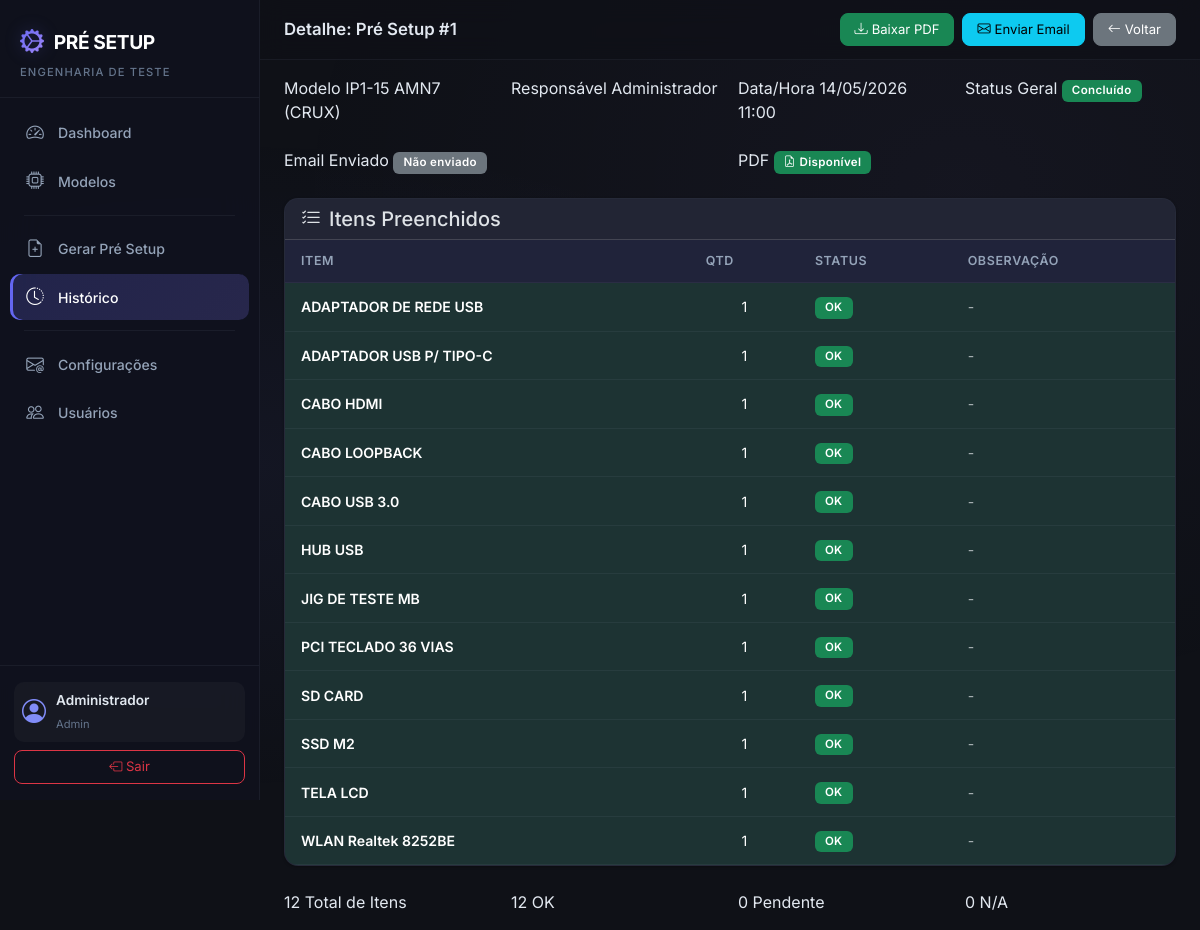
The page /setup/detail/1 (signed in) on the database its author committed.
### app/models.py (models this page shows, shortened)
class User(UserMixin, db.Model):
    __tablename__ = 'users'
    id = db.Column(db.Integer, primary_key=True)
    name = db.Column(db.String(150), nullable=False)
    username = db.Column(db.String(150), unique=True, nullable=False)
    email = db.Column(db.String(150), unique=True, nullable=True)
    password_hash = db.Column(db.String(256), nullable=False)
    profile = db.Column(db.String(50), nullable=False, default='Engenharia')  # Admin, Engenharia
    is_active_user = db.Column(db.Boolean, default=True)
    created_at = db.Column(db.DateTime, default=datetime.now)
    setups = db.relationship('PreSetup', backref='user', lazy='dynamic')
    @property
    def is_active(self):
        return self.is_active_user

class PreSetup(db.Model):
    __tablename__ = 'pre_setups'
    id = db.Column(db.Integer, primary_key=True)
    product_model_id = db.Column(db.Integer, db.ForeignKey('product_models.id'), nullable=False)
    user_id = db.Column(db.Integer, db.ForeignKey('users.id'), nullable=False)
    num_bays = db.Column(db.Integer, nullable=False, default=1)
    linha = db.Column(db.String(50), nullable=False, default='LM04')  # LM04, LM06, etc.
    generated_at = db.Column(db.DateTime, default=datetime.now)
    overall_status = db.Column(db.String(50), nullable=False)  # CONCLUÍDO, COM PENDÊNCIA
    pdf_filename = db.Column(db.String(300), nullable=True)
    email_sent = db.Column(db.Boolean, default=False)
    email_sent_at = db.Column(db.DateTime, nullable=True)
    general_observations = db.Column(db.Text, nullable=True)
    setup_items = db.relationship('PreSetupItem', backref='pre_setup', lazy='dynamic',
                                  cascade='all, delete-orphan')

class ProductModel(db.Model):
    __tablename__ = 'product_models'
    id = db.Column(db.Integer, primary_key=True)
    name = db.Column(db.String(150), unique=True, nullable=False)
    product_type = db.Column(db.String(50), nullable=False)  # Notebook, Desktop, Tiny
    station = db.Column(db.String(50), nullable=True)  # FCT, SHELL, IO
    is_active = db.Column(db.Boolean, default=True)
    created_at = db.Column(db.DateTime, default=datetime.now)
    template_items = db.relationship('TemplateItem', backref='product_model', lazy='dynamic',
                                     cascade='all, delete-orphan')
    items = db.relationship('Item', backref='product_model', lazy='dynamic',
                            cascade='all, delete-orphan')
    setups = db.relationship('PreSetup', backref='product_model', lazy='dynamic')

class PreSetupItem(db.Model):
    __tablename__ = 'pre_setup_items'
    id = db.Column(db.Integer, primary_key=True)
    pre_setup_id = db.Column(db.Integer, db.ForeignKey('pre_setups.id'), nullable=False)
    item_id = db.Column(db.Integer, db.ForeignKey('items.id'), nullable=False)
    group_area = db.Column(db.String(50), nullable=False)
    quantity = db.Column(db.Integer, nullable=False, default=1)
    status = db.Column(db.String(20), nullable=False)  # OK, PENDENTE, N/A
    observation = db.Column(db.Text, nullable=True)
    item = db.relationship('Item', backref='setup_items')

class Item(db.Model):
    __tablename__ = 'items'
    id = db.Column(db.Integer, primary_key=True)
    product_model_id = db.Column(db.Integer, db.ForeignKey('product_models.id'), nullable=True) # Temporarily nullable for migration
    name = db.Column(db.String(200), nullable=False)
    internal_code = db.Column(db.String(50), unique=False, nullable=True) # Removing unique constraint for simplicity
    category = db.Column(db.String(50), nullable=False, default='GERAL')
    description = db.Column(db.Text, nullable=True)
    image_filename = db.Column(db.String(300), nullable=True)
    quantity = db.Column(db.Integer, nullable=False, default=1)
    is_active = db.Column(db.Boolean, default=True)
    created_at = db.Column(db.DateTime, default=datetime.now)

### app/setup_requests/routes.py (the view)
@setup_bp.route('/detail/<int:setup_id>')
@login_required
def detail(setup_id):
    setup = PreSetup.query.get_or_404(setup_id)
    setup_items = PreSetupItem.query.filter_by(pre_setup_id=setup_id).all()
    total_items = len(setup_items)
    total_ok = sum(1 for i in setup_items if i.status == 'OK')
    total_pending = sum(1 for i in setup_items if i.status == 'PENDENTE')
    total_na = sum(1 for i in setup_items if i.status == 'N/A')
    return render_template('setup/detail.html',
                           setup=setup,
                           setup_items=setup_items,
                           total_items=total_items,
                           total_ok=total_ok,
                           total_pending=total_pending,
                           total_na=total_na)

### app/models.py (called while the page is built)
@login_manager.user_loader
def load_user(user_id):
    return User.query.get(int(user_id))

### app/templates/setup/detail.html (shortened to what this page needs)
{% extends "base.html" %}
{% block page_title %}Detalhe: Pré Setup #{{ setup.id }}{% endblock %}
{% block page_actions %}
{% if setup.pdf_filename %}
<a href="{{ url_for('setup_requests.download_pdf', setup_id=setup.id) }}" class="btn btn-success btn-sm">
    <i class="bi bi-download me-1"></i>Baixar PDF
</a>
{% endif %}
{% if not setup.email_sent and current_user.profile == 'Admin' %}
<form method="POST" action="{{ url_for('setup_requests.send_email', setup_id=setup.id) }}" class="d-inline">
    <button type="submit" class="btn btn-info btn-sm" onclick="return confirm('Enviar PDF por email?')">
        <i class="bi bi-envelope me-1"></i>Enviar Email
    </button>
</form>
{% endif %}
<a href="{{ url_for('setup_requests.history') }}" class="btn btn-secondary btn-sm">
    <i class="bi bi-arrow-left me-1"></i>Voltar
</a>
{% endblock %}
{% block content %}
<div class="row g-3 mb-4">
    <div class="col-md-3">
        <div class="info-card">
            <span class="info-label">Modelo</span>
            <span class="info-value">{{ setup.product_model.name }}</span>
        </div>
    </div>
    <div class="col-md-3">
        <div class="info-card">
            <span class="info-label">Responsável</span>
            <span class="info-value">{{ setup.user.name }}</span>
        </div>
    </div>
    <div class="col-md-3">
        <div class="info-card">
            <span class="info-label">Data/Hora</span>
            <span class="info-value">{{ setup.generated_at.strftime('%d/%m/%Y %H:%M') }}</span>
        </div>
    </div>
    <div class="col-md-3">
        <div class="info-card">
            <span class="info-label">Status Geral</span>
            <span class="info-value">
                {% if setup.overall_status == 'CONCLUÍDO' %}
                    <span class="badge bg-success">Concluído</span>
                {% else %}
                    <span class="badge bg-warning text-dark">Com Pendência</span>
                {% endif %}
            </span>
        </div>
    </div>
</div>
<div class="row g-3 mb-4">
    <div class="col-md-6">
        <div class="info-card">
            <span class="info-label">Email Enviado</span>
            <span class="info-value">
                {% if setup.email_sent %}
                    <span class="badge bg-info"><i class="bi bi-check me-1"></i>Sim</span>
                    {% if setup.email_sent_at %}
                    <small class="text-muted ms-2">{{ setup.email_sent_at.strftime('%d/%m/%Y %H:%M') }}</small>
                    {% endif %}
                {% else %}
                    <span class="badge bg-secondary">Não enviado</span>
                {% endif %}
            </span>
        </div>
    </div>
    <div class="col-md-6">
        <div class="info-card">
            <span class="info-label">PDF</span>
            <span class="info-value">
                {% if setup.pdf_filename %}
                    <span class="badge bg-success"><i class="bi bi-file-earmark-pdf me-1"></i>Disponível</span>
                {% else %}
                    <span class="badge bg-secondary">Não gerado</span>
                {% endif %}
            </span>
        </div>
    </div>
</div>
<div class="card card-custom mb-4">
    <div class="card-header card-header-custom">
        <h5 class="mb-0"><i class="bi bi-list-check me-2"></i>Itens Preenchidos</h5>
    </div>
    <div class="card-body p-0">
        <div class="table-responsive">
            <table class="table table-custom mb-0">
                <thead>
                    <tr>
                        <th>Item</th>
                        <th>Qtd</th>
                        <th>Status</th>
                        <th>Observação</th>
                    </tr>
                </thead>
                <tbody>
                    {% for si in setup_items %}
                    <tr class="{% if si.status == 'OK' %}status-ok{% elif si.status == 'PENDENTE' %}status-pending{% else %}status-na{% endif %}">
                        <td class="fw-semibold">{{ si.item.name }}</td>
                        <td class="text-center">{{ si.quantity }}</td>
                        <td>
                            {% if si.status == 'OK' %}
                                <span class="badge bg-success">OK</span>
                            {% elif si.status == 'PENDENTE' %}
                                <span class="badge bg-warning text-dark">PENDENTE</span>
                            {% else %}
                                <span class="badge bg-secondary">N/A</span>
                            {% endif %}
                        </td>
                        <td class="text-muted small">{{ si.observation or '-' }}</td>
                    </tr>
                    {% endfor %}
                </tbody>
            </table>
        </div>
    </div>
</div>
<div class="row g-3">
    <div class="col-md-3">
        <div class="summary-card summary-total">
            <span class="summary-number">{{ total_items }}</span>
            <span class="summary-label">Total de Itens</span>
        </div>
    </div>
    <div class="col-md-3">
        <div class="summary-card summary-ok">
            <span class="summary-number">{{ total_ok }}</span>
            <span class="summary-label">OK</span>
        </div>
    </div>
    <div class="col-md-3">
        <div class="summary-card summary-pending">
            <span class="summary-number">{{ total_pending }}</span>
            <span class="summary-label">Pendente</span>
        </div>
    </div>
    <div class="col-md-3">
        <div class="summary-card summary-na">
            <span class="summary-number">{{ total_na }}</span>
            <span class="summary-label">N/A</span>
        </div>
    </div>
</div>
{% endblock %}

### app/templates/base.html (shortened to what this page needs)
<!DOCTYPE html>
<html lang="pt-BR" data-bs-theme="dark">
<head>
    <link href="https://cdn.jsdelivr.net/npm/bootstrap@5.3.3/dist/css/bootstrap.min.css" rel="stylesheet">
    <link href="https://cdn.jsdelivr.net/npm/bootstrap-icons@1.11.3/font/bootstrap-icons.min.css" rel="stylesheet">
    <link rel="stylesheet" href="{{ url_for('static', filename='css/style.css') }}">
</head>
<body>
    {% if current_user.is_authenticated %}
    <nav class="sidebar" id="sidebar">
        <div class="sidebar-header">
            <div class="sidebar-brand">
                <i class="bi bi-gear-wide-connected"></i>
                <span>PRÉ SETUP</span>
            </div>
            <small class="sidebar-subtitle">Engenharia de Teste</small>
        </div>
        <ul class="sidebar-nav">
            <li class="sidebar-nav-item">
                <a href="{{ url_for('dashboard.index') }}" class="sidebar-nav-link {% if request.endpoint == 'dashboard.index' %}active{% endif %}">
                    <i class="bi bi-speedometer2"></i>
                    <span>Dashboard</span>
                </a>
            </li>
            {% if current_user.profile == 'Admin' %}
            <li class="sidebar-nav-item">
                <a href="{{ url_for('models_blueprint.index') }}" class="sidebar-nav-link {% if 'models_blueprint' in request.endpoint %}active{% endif %}">
                    <i class="bi bi-cpu"></i>
                    <span>Modelos</span>
                </a>
            </li>
            {% endif %}
            <li class="sidebar-divider"></li>
            <li class="sidebar-nav-item">
                <a href="{{ url_for('setup_requests.generate_select') }}" class="sidebar-nav-link {% if request.endpoint == 'setup_requests.generate_select' or request.endpoint == 'setup_requests.generate_form' %}active{% endif %}">
                    <i class="bi bi-file-earmark-plus"></i>
                    <span>Gerar Pré Setup</span>
                </a>
            </li>
            <li class="sidebar-nav-item">
                <a href="{{ url_for('setup_requests.history') }}" class="sidebar-nav-link {% if request.endpoint == 'setup_requests.history' or request.endpoint == 'setup_requests.detail' %}active{% endif %}">
                    <i class="bi bi-clock-history"></i>
                    <span>Histórico</span>
                </a>
            </li>
            {% if current_user.profile == 'Admin' %}
            <li class="sidebar-divider"></li>
            <li class="sidebar-nav-item">
                <a href="{{ url_for('email_config.index') }}" class="sidebar-nav-link {% if 'email_config' in request.endpoint %}active{% endif %}">
                    <i class="bi bi-envelope-at"></i>
                    <span>Configurações</span>
                </a>
            </li>
            <li class="sidebar-nav-item">
                <a href="{{ url_for('users.index') }}" class="sidebar-nav-link {% if 'users' in request.endpoint %}active{% endif %}">
                    <i class="bi bi-people"></i>
                    <span>Usuários</span>
                </a>
            </li>
            {% endif %}
        </ul>
        <div class="sidebar-footer">
            <div class="sidebar-user">
                <i class="bi bi-person-circle"></i>
                <div>
                    <div class="sidebar-user-name">{{ current_user.name }}</div>
                    <small class="sidebar-user-role">{{ current_user.profile }}</small>
                </div>
            </div>
            <a href="{{ url_for('auth.logout') }}" class="btn btn-outline-danger btn-sm w-100 mt-2">
                <i class="bi bi-box-arrow-left"></i> Sair
            </a>
        </div>
    </nav>
    <main class="main-content">
        <div class="topbar">
            <h5 class="topbar-title">{% block page_title %}{% endblock %}</h5>
            <div class="topbar-actions">
                {% block page_actions %}{% endblock %}
            </div>
        </div>
        <div class="container-fluid px-4 py-3">
            {% block content %}{% endblock %}
        </div>
    </main>
    {% else %}
        {% block fullpage %}{% endblock %}
    {% endif %}
</body>
</html>

### rows shown on the page
User: name "Administrador", profile "Admin", user.name "Administrador"
PreSetup: id "1", generated_at "14/05/2026 11:00"
ProductModel: product_model.name "IP1-15 AMN7 (CRUX)"
PreSetupItem: item.name "ADAPTADOR DE REDE USB", quantity "1", status "OK", observation "-"
PreSetupItem: item.name "ADAPTADOR USB P/ TIPO-C", quantity "1", status "OK", observation "-"
PreSetupItem: item.name "CABO HDMI", quantity "1", status "OK", observation "-"
PreSetupItem: item.name "CABO LOOPBACK", quantity "1", status "OK", observation "-"
PreSetupItem: item.name "CABO USB 3.0", quantity "1", status "OK", observation "-"
PreSetupItem: item.name "HUB USB", quantity "1", status "OK", observation "-"
PreSetupItem: item.name "JIG DE TESTE MB", quantity "1", status "OK", observation "-"
PreSetupItem: item.name "PCI TECLADO 36 VIAS", quantity "1", status "OK", observation "-"
PreSetupItem: item.name "SD CARD", quantity "1", status "OK", observation "-"
PreSetupItem: item.name "SSD M2", quantity "1", status "OK", observation "-"
PreSetupItem: item.name "TELA LCD", quantity "1", status "OK", observation "-"
PreSetupItem: item.name "WLAN Realtek 8252BE", quantity "1", status "OK", observation "-"

### other values the page prints
{{ total_items }} "12"
{{ total_ok }} "12"
{{ total_pending }} "0"
{{ total_na }} "0"
